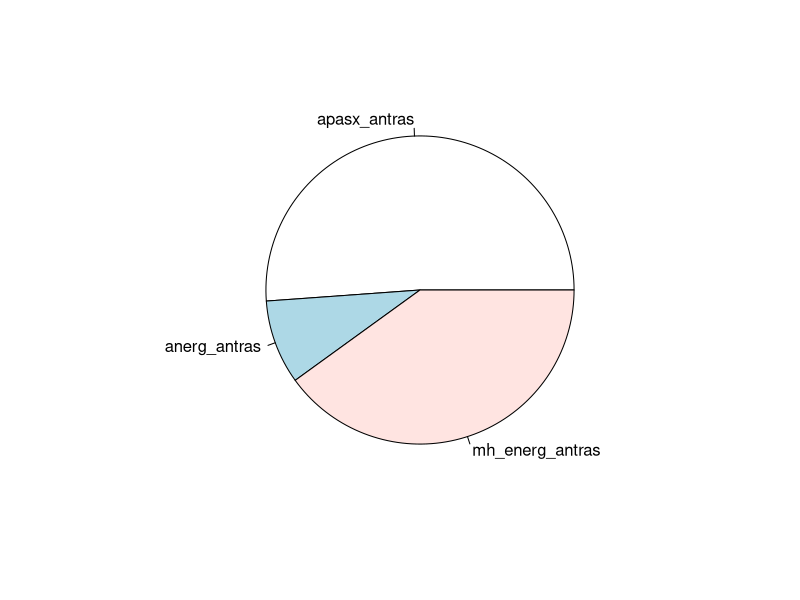
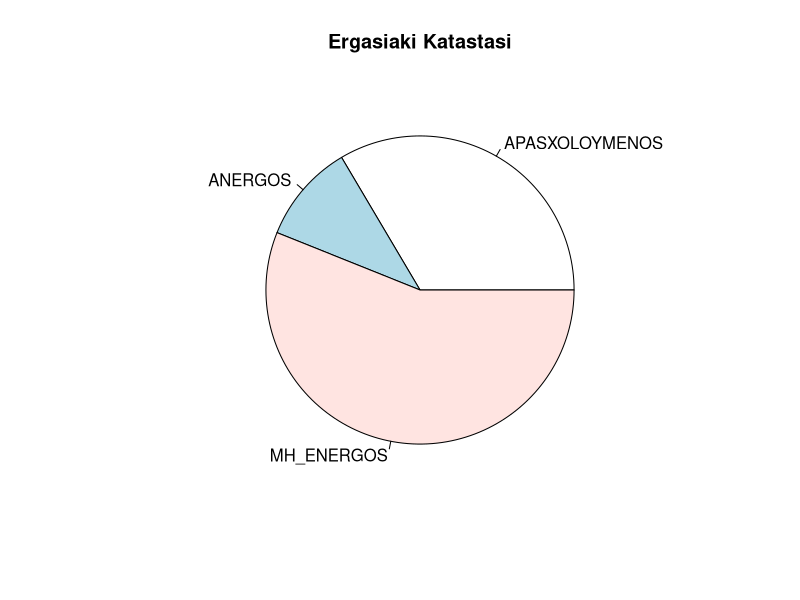
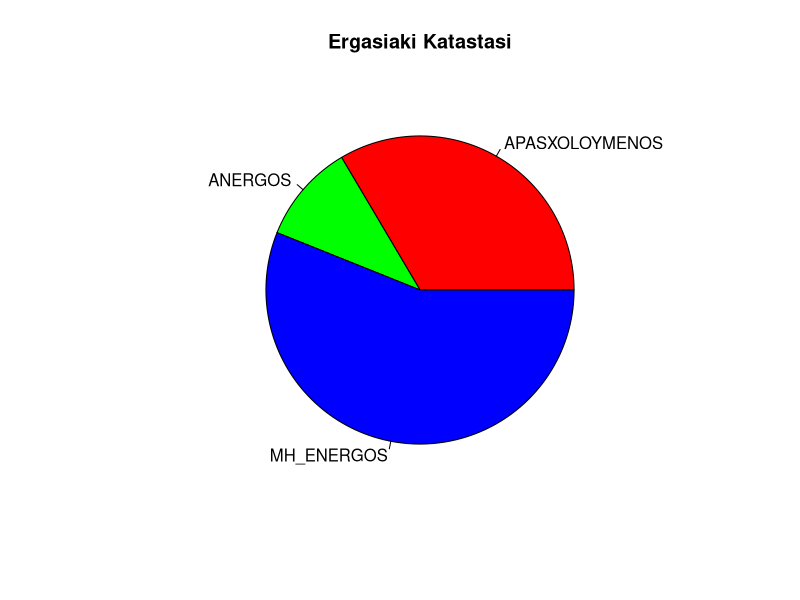
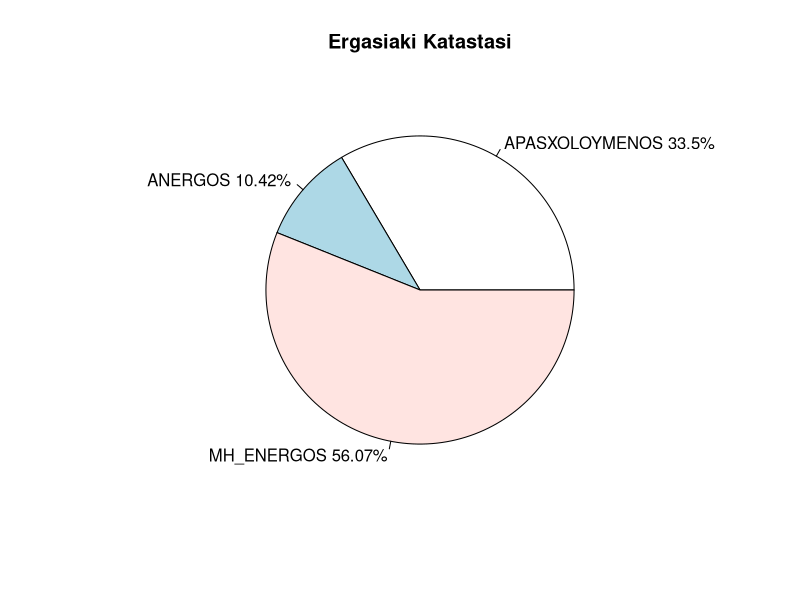

Here is the R script that generated these plots, in order:
## ---- chunk 1
knitr::opts_chunk$set(echo = TRUE)
library(kableExtra)
## ---- chunk 2
rm(list = ls())
## ---- chunk 3
posa <- c(2249.7, 388.3, 1760.6)
etiketes <- c("apasx_antras", "anerg_antras", "mh_energ_antras")
## ---- chunk 4
pie(posa, labels = etiketes)
## ---- chunk 5
filo <- c("gynaika", "andras")
apasx <- c(1584, 2249.7)
anerg <- c(492.8, 388.3)
mh_energ <- c(2650.9, 1760.6)
## ---- chunk 6
Apasxolisi <- data.frame(FYLO=filo, APASXOLOYMENOS=apasx, ANERGOS=anerg, MH_ENERGOS=mh_energ)
Apasxolisi
## ---- chunk 7
Apasxolisimetr <- Apasxolisi[1 , c(2:4)]
## ---- chunk 8
apasxG <-   unlist(Apasxolisimetr)
## ---- chunk 9
	katastasi <- colnames(Apasxolisimetr)
## ---- chunk 10
pie(apasxG, labels = katastasi, main = "Ergasiaki Katastasi")
## ---- chunk 11
pie(apasxG, labels = katastasi, main = "Ergasiaki Katastasi", col = rainbow(3))
## ---- chunk 12
apasxGp <- round(apasxG/sum(apasxG)*100, digits = 2)
## ---- chunk 13
katast_pososta <- paste(katastasi, apasxGp, sep = " ")
katast_pososta <- paste(katast_pososta, "%", sep = "")
## ---- chunk 14
pie(apasxG,labels = katast_pososta,main = "Ergasiaki Katastasi")
